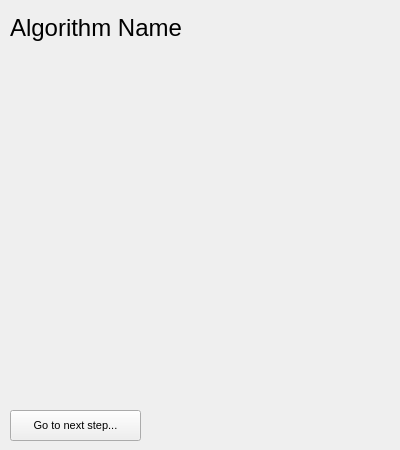
<?xml version="1.0" encoding="UTF-8"?>
<ui version="4.0">
 <class>MainWindow</class>
 <widget class="QMainWindow" name="MainWindow">
  <property name="geometry">
   <rect>
    <x>0</x>
    <y>0</y>
    <width>400</width>
    <height>450</height>
   </rect>
  </property>
  <property name="windowTitle">
   <string>SWEG2: Code Window</string>
  </property>
  <widget class="QWidget" name="centralwidget">
   <widget class="QLabel" name="algorithm_name">
    <property name="geometry">
     <rect>
      <x>10</x>
      <y>10</y>
      <width>371</width>
      <height>35</height>
     </rect>
    </property>
    <property name="font">
     <font>
      <family>Segoe UI</family>
      <pointsize>18</pointsize>
     </font>
    </property>
    <property name="text">
     <string>Algorithm Name</string>
    </property>
   </widget>
   <widget class="QWidget" name="verticalLayoutWidget">
    <property name="geometry">
     <rect>
      <x>10</x>
      <y>50</y>
      <width>371</width>
      <height>351</height>
     </rect>
    </property>
    <property name="font">
     <font>
      <family>Segoe UI</family>
     </font>
    </property>
    <layout class="QVBoxLayout" name="line_list">
     <property name="spacing">
      <number>8</number>
     </property>
     <property name="leftMargin">
      <number>8</number>
     </property>
     <property name="topMargin">
      <number>8</number>
     </property>
     <property name="rightMargin">
      <number>8</number>
     </property>
     <property name="bottomMargin">
      <number>8</number>
     </property>
    </layout>
   </widget>
   <widget class="QPushButton" name="pushButton">
    <property name="geometry">
     <rect>
      <x>10</x>
      <y>410</y>
      <width>131</width>
      <height>31</height>
     </rect>
    </property>
    <property name="font">
     <font>
      <family>Segoe UI</family>
      <pointsize>8</pointsize>
      <weight>50</weight>
      <italic>false</italic>
      <bold>false</bold>
      <underline>false</underline>
     </font>
    </property>
    <property name="text">
     <string>Go to next step...</string>
    </property>
   </widget>
  </widget>
 </widget>
 <resources/>
 <connections/>
</ui>
